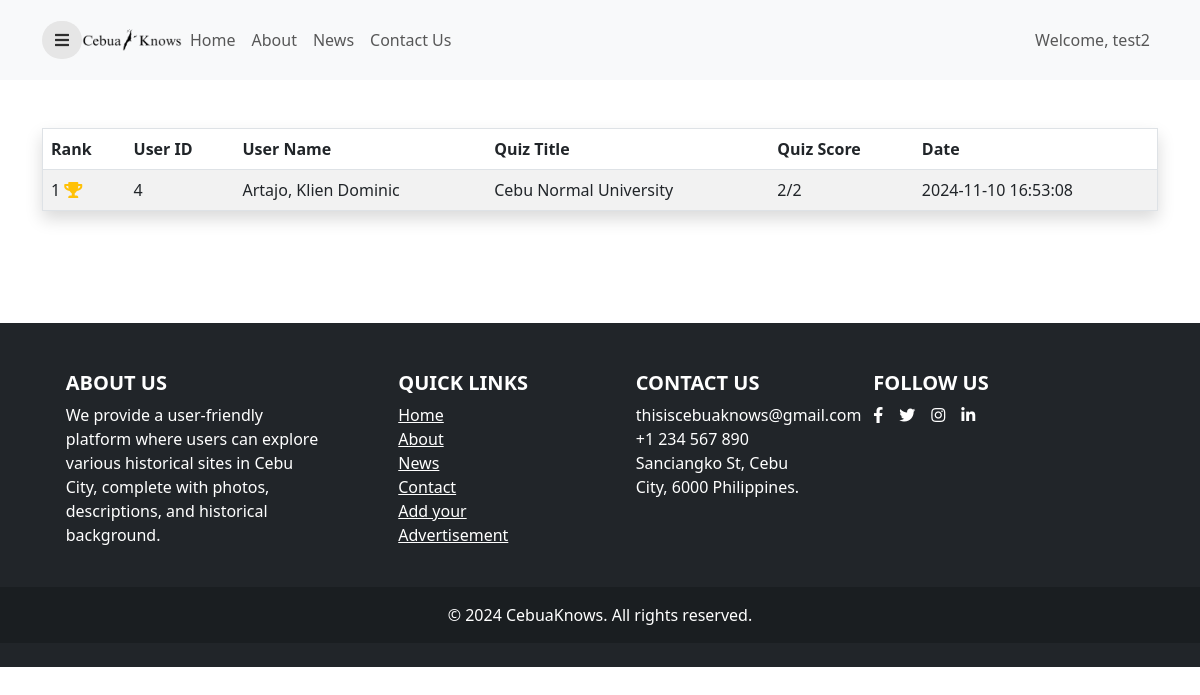
The page /leaderboard.php?quiz_id=29 (signed in) on the database its author committed.
### tables this page shows
CREATE TABLE `users` (
  `user_id` int(11) NOT NULL,
  `username` varchar(50) NOT NULL,
  `email` varchar(50) NOT NULL,
  `password` varchar(60) NOT NULL,
  `confirm_password` varchar(50) NOT NULL,
  `firstname` varchar(20) NOT NULL,
  `lastname` varchar(20) NOT NULL,
  `bio` varchar(255) NOT NULL,
  `mobile` varchar(15) NOT NULL,
  `address` varchar(60) NOT NULL,
  `profile_picture` varchar(60) NOT NULL,
  `role` varchar(25) NOT NULL DEFAULT 'Learner'
);

CREATE TABLE `quiz_leaderboard` (
  `leaderboard_id` int(11) NOT NULL,
  `score` int(11) NOT NULL,
  `total_questions` int(11) NOT NULL,
  `user_id` int(11) NOT NULL,
  `quiz_id` int(11) NOT NULL,
  `created_at` datetime NOT NULL DEFAULT current_timestamp(),
  `updated_at` datetime NOT NULL DEFAULT current_timestamp()
);

CREATE TABLE `quiz` (
  `quiz_id` int(11) NOT NULL,
  `quiz_title` varchar(25) DEFAULT NULL,
  `created_at` timestamp NOT NULL DEFAULT current_timestamp()
);

### leaderboard.php (the view, shortened to what this page needs)
<?php
	include "connection.php";
	if(!empty($_SESSION["id"])){
		$id = $_SESSION["id"];
		$result = mysqli_query($conn, "SELECT * FROM users WHERE user_id = '$id' ");
		$row = mysqli_fetch_assoc($result);
	}else{
		header("Location: login.php");
		exit();
	}
?>
<!DOCTYPE html>
<html lang="en">
    <head>
		<link rel="stylesheet" href="https://cdnjs.cloudflare.com/ajax/libs/twitter-bootstrap/5.3.0/css/bootstrap.min.css"/>
		<link rel="stylesheet" href="https://cdn.datatables.net/2.1.8/css/dataTables.bootstrap5.css"/>
		<link rel="stylesheet" href="https://cdn.datatables.net/responsive/3.0.3/css/responsive.bootstrap5.css"/>
		<link href="https://cdn.jsdelivr.net/npm/bootstrap@5.3.0-alpha3/dist/css/bootstrap.min.css" rel="stylesheet">
		<link href="https://cdnjs.cloudflare.com/ajax/libs/font-awesome/5.15.1/css/all.min.css" rel="stylesheet" />
    </head>
    <body>
		<div class="page">
				<nav class="navbar navbar-expand-lg navbar-light bg-light">
					<div class="container">
						<button id="sidebarToggle" class="btn sidebarToggle">
							<i class="fas fa-bars"></i>
						</button>
						<div class="collapse navbar-collapse" id="navbarNav">
						<a href="dashboard-user.php"><img src="img/land-img/logo.png" alt="Logo" width="100" height="100"></a>
							<ul class="navbar-nav me-auto">
								<li class="nav-item"><a class="nav-link" href="dashboard-user.php">Home</a></li>
								<li class="nav-item"><a class="nav-link" href="about.php">About</a></li>
								<li class="nav-item"><a class="nav-link" href="news.php">News</a></li>
								<li class="nav-item"><a class="nav-link" href="contact.php">Contact Us</a></li>
							</ul>
							<ul class="navbar-nav ms-auto">
								<li class="nav-item"><p class="nav-link" style="margin:0;">Welcome, <?php echo $row["username"]; ?></p></li>
							</ul>
						</div>
					</div>
				</nav>
		</div>
		<div class="container mt-5">
		  <div>
			<div class="mx-auto">
			  <?php
					$quiz_title = $_GET['quiz_id'];
					$check_stmt = $conn->prepare("select * from quiz_leaderboard
												INNER JOIN quiz ON quiz_leaderboard.quiz_id = quiz.quiz_id
												INNER JOIN users ON quiz_leaderboard.user_id = users.user_id
												where quiz_leaderboard.quiz_id = ? ORDER BY score DESC");
					$check_stmt->bind_param('s', $quiz_title);
					$check_stmt->execute();
					$check_result = $check_stmt->get_result();
					if($check_result->num_rows > 0){
						echo '
							<table id="example" class="leaderboard table table-striped nowrap  border shadow" style="width:100%">
								<thead>
									<tr>
										<th>Rank</th>
										<th>User ID</th>
										<th>User Name</th>
										<th>Quiz Title</th>
										<th>Quiz Score</th>
										<th>Date</th>
									</tr>
								</thead>
								<tbody>
							';
						$rank = 0;
						while($row_leader = mysqli_fetch_assoc($check_result)){
							$rank++;
							echo '<tr>';
									echo '<td>';
									if ($rank == 1) {
										echo $rank .' <i class="fas fa-trophy text-warning"></i> ' ;
									} else {
										echo $rank;
										if($row_leader['user_id'] == $row['user_id']){
											echo ' <i class="fas fa-user"></i> ' ;
										}
									}
									echo '</td>';
									echo'<td>'.$row_leader['user_id'].'</td>';
									echo'<td>'.$row_leader['lastname'].', '.$row_leader['firstname'].'</td>';
									echo'<td>'.$row_leader['quiz_title'].'</td>';
									echo'<td>'.$row_leader['score'].'/'.$row_leader['total_questions'].'</td>';
									echo'<td>'.$row_leader['updated_at'].'</td>
								</tr>
							';
						}
					}else{
						echo '<br>
							<br>
							<br><h2 class="text-center">No Quiz Participants yet!</h2>';
					}
					echo '</tbody>
			</table>
		';
			  ?>
			</div>
		  </div>
		</div>
		<br>
		<br>
		<br>
		<br>
		<footer class="bg-dark text-white pt-5 pb-4">
			<div class="container text-center text-md-start">
				<div class="row text-center text-md-start">
					<div class="col-md-3 col-lg-3 col-xl-3 mx-auto mb-4">
						<h5 class="text-uppercase fw-bold">About Us</h5>
						<p>We provide a user-friendly platform where users can explore various historical sites in Cebu City, complete with photos, descriptions, and historical background.</p>
					</div>
					<div class="col-md-2 col-lg-2 col-xl-2 mx-auto mb-4">
						<h5 class="text-uppercase fw-bold">Quick Links</h5>
						<ul class="list-unstyled">
							<li> <a href="dashboard-user.php" class="text-white ">Home</a> </li>
							<li> <a href="about.php" class="text-white ">About</a> </li>
							<li> <a href="news.php" class="text-white ">News</a> </li>
							<li> <a href="contact.php" class="text-white ">Contact</a> </li>
							<li> <a href="advertisement.php" class="text-white ">Add your Advertisement</a></li>
						</ul>
					</div>
					<div class="col-md-3 col-lg-2 col-xl-2 mx-auto mb-4">
						<h5 class="text-uppercase fw-bold">Contact Us</h5>
						<ul class="list-unstyled">
							<li>thisiscebuaknows@gmail.com</li>
							<li>+1 234 567 890</li>
							<li>Sanciangko St, Cebu City, 6000 Philippines.</li>
						</ul>
					</div>
					<div class="col-12 col-md-4 col-lg-3 mx-auto mb-4">
						<h5 class="text-uppercase fw-bold text-center text-md-start">Follow Us</h5>
						<div class="d-flex justify-content-center justify-content-md-start">
							<a href="#" class="text-white me-3">
								<i class="fab fa-facebook-f"></i>
							</a>
							<a href="#" class="text-white me-3">
								<i class="fab fa-twitter"></i>
							</a>
							<a href="#" class="text-white me-3">
								<i class="fab fa-instagram"></i>
							</a>
							<a href="#" class="text-white">
								<i class="fab fa-linkedin-in"></i>
							</a>
						</div>
					</div>
				</div>
			</div>
			<div class="text-center p-3" style="background-color: rgba(0, 0, 0, 0.2);"> © 2024 CebuaKnows. All rights reserved. </div>
		</footer>
    </body>
</html>

### leaderboard.php (style rules this page uses)
.sidebarToggle { font-size: 16px; color: rgba(0, 0, 0, 0.8); z-index: 999; background-color: #e6e6e6; transition: all 0.3s ease; border-radius: 50px; }
.navbar { width:100%; height:10vh; }

### rows shown on the page
users: username "test2"
quiz_leaderboard: user.user_id "4", user.lastname "Artajo", user.firstname "Klien Dominic", quiz.quiz_title "Cebu Normal University", score "2", total_questions "2", updated_at "2024-11-10 16:53:08"
